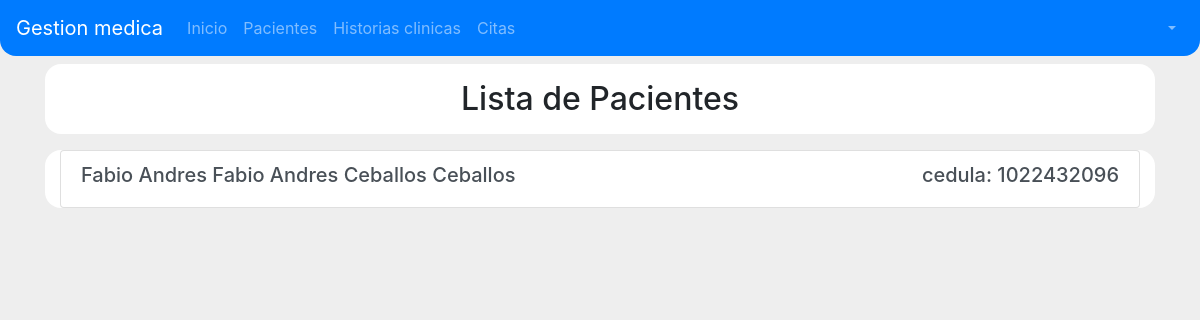
/pacientes, run on an earlier commit of the app's database.
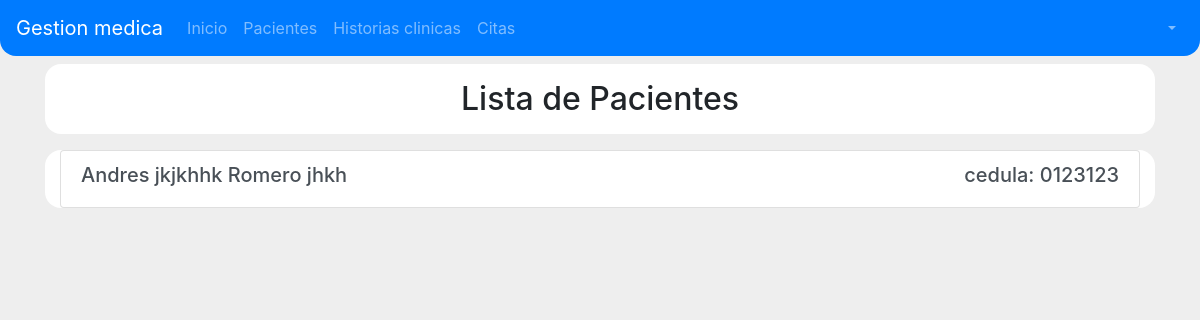
And on a later commit of the database.
### pacientes/models.py (models this page shows, shortened)
class Paciente(models.Model):
    estados_civiles = (
        ('soltero', 'Soltero/a'),
        ('casado', 'Casado/a'),
        ('union libre', 'Union libre'),
        ('viudo', 'Viudo/a'),
        ('divorciado', 'Divorciado/a'),
        ('comprometido', 'Comprometido/a')
    )
    sexos = (
        ('masculino', 'Masculino'),
        ('femenino', 'Femenino'),
        ('otro', 'Otro')
    )
    cedula = models.CharField(primary_key=True, max_length=11)
    primer_nombre = models.CharField(max_length=15)
    segundo_nombre = models.CharField(max_length=15, blank=True)
    primer_apellido = models.CharField(max_length=15)
    segundo_apellido = models.CharField(max_length=15)
    direccion = models.CharField(max_length=100)
    ciudad = models.CharField(max_length=50)
    fecha_nacimiento = models.DateField()
    estado_civil = models.CharField(max_length=50, choices=estados_civiles)
    telefono = models.CharField(max_length=10)
    sexo = models.CharField(max_length=15, choices=sexos, default='sexo')
    foto = models.ImageField()

### pacientes/views.py (the view)
# urls.py: re_path(r'^pacientes$', PacienteListView.as_view(), name='listar_pacientes'),
class PacienteListView(ListView):
    model = Paciente

### templates/pacientes/paciente_list.html
{% extends 'base.html' %}
{% load staticfiles %}
{% block style_content %}
    <link rel="stylesheet" href="{% static 'css/PacientesLista.css' %}">
    <link rel="stylesheet" href="{% static 'css/PacienteRegistro.css' %}">
{% endblock style_content %}
{% block content %}
    <section id="section-container">
        <div class="container">
            <div class="row fila">
                <div class="col-12 text-center pt-3 pb-2">
                    <h2>Lista de Pacientes</h2>
                </div>
            </div>
            <div class="row fila">
                <div class="col-12">
                    <div class="list-group">
                        {% for paciente in  object_list%}
                            <a href="{% url 'pacientes:detalle_paciente' pk=paciente.cedula %}" class="list-group-item list-group-item-action flex-column">
                                <div class="d-flex w-100 justify-content-between">
                                    <h5 class="mb-1">{{ paciente.primer_nombre }} {{ paciente.segundo_nombre }} {{ paciente.primer_apellido }} {{ paciente.segundo_apellido }}</h5>
                                    <h5>cedula: {{ paciente.cedula }}</h5>
                                </div>
                            </a>
                        {% endfor %}
                    </div>
                </div>
            </div>
        </div>
    </section>
{% endblock content %}

### templates/base.html (shortened to what this page needs)
<!DOCTYPE html>
<html lang="en">
	<head>
		{% load staticfiles %}
		<link rel="stylesheet" href="{% static 'css/bootstrap.min.css' %}">
		<link rel="stylesheet" href="{% static 'css/base.css' %}">
		{% block style_content %}
		{% endblock style_content %}
	</head>
	<body>
		<header id="header-container">
			<div class="container-fluid">
				<nav class="navbar navbar-expand-lg navbar-dark bg-primary fixed-top">
					<a class="navbar-brand" href="/inicio">Gestion medica</a>
					<div class="collapse navbar-collapse justify-content-between" id="navbarNavDropdown">
						<ul class="navbar-nav">
							<li class="nav-item {{active_inicio}}">
								<a class="nav-link" href="/inicio">Inicio <span class="sr-only">(current)</span></a>
							</li>
							<li class="nav-item {{active_pacientes}}">
								<a class="nav-link" href="{% url 'pacientes:listar_pacientes' %}">Pacientes</a>
							</li>
							<li class="nav-item {{active_historias}}">
								<a class="nav-link" href="{% url 'historias_clinicas:listar_historias' %}">Historias clinicas</a>
							</li>
							<li class="nav-item {{active_citas}}">
								<a class="nav-link" href="#" data-toggle="modal" data-target="#exampleModal"> Citas </a>
							</li>
						</ul>
						<ul class="navbar-nav">
							<li class="nav-item dropdown">
								<a class="nav-link dropdown-toggle" data-toggle="dropdown" href="#" role="button" aria-haspopup="true" aria-expanded="false">{{user.first_name}} {{user.last_name}}</a>
							</li>
						</ul>
					</div>
				</nav>
			</div>
		</header>
		{% block content %}
		{% endblock content %}
	</body>
</html>

### static/css/base.css (style rules this page uses)
* { font-size: 16px; }
body { background-color: #eee; }
nav { border-radius: 0 0 1em 1em; }
#header-container { margin-bottom: 4em; }

### pacientes/static/css/PacientesLista.css (style rules this page uses)
.fila { background-color: white; border-radius: 1em; margin :1em 0; }

### pacientes/static/css/PacienteRegistro.css (style rules this page uses)
#section-container { margin: 1em 0; }

What changed in the data, as far as the page shows it:
removed Paciente: primer_nombre "Fabio Andres", segundo_nombre "Fabio Andres", primer_apellido "Ceballos", segundo_apellido "Ceballos", cedula "1022432096"
added Paciente: primer_nombre "Andres", segundo_nombre "jkjkhhk", primer_apellido "Romero", segundo_apellido "jhkh", cedula "0123123"
